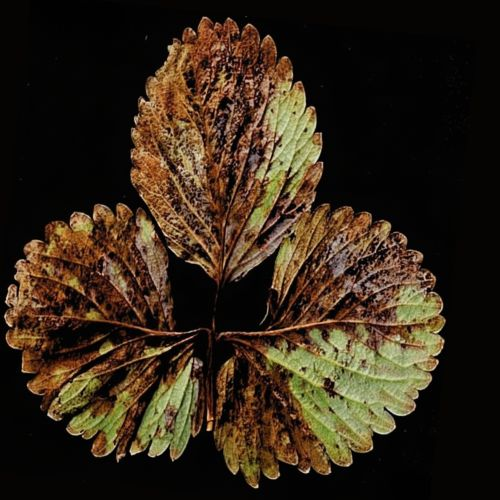
#> input picture 1.jpg, 500 x 500 px
$ python minireto2.py
#> lines starting #> are read from the running program, lines starting #| are printed output that depends on the picture
import cv2
import numpy as np
import matplotlib.pyplot as plt

# ----------------------------------
# FUNCIONES DE RUIDO
# ----------------------------------

# Ruido sal y pimienta
# [19 lines left out: functions agregar_ruido_sal_pimienta, agregar_ruido_gaussiano, not called in this run]

# ----------------------------------
# FILTROS
# ----------------------------------

# Filtro promediador simple
def filtro_promediador(imagen, ksize=3):
    kernel = np.ones((ksize, ksize), np.float32) / (ksize * ksize)
    return cv2.filter2D(imagen, -1, kernel)

# Filtro promediador pesado (más peso al centro)
# [6 lines left out: function filtro_promediador_pesado, not called in this run]

# Filtro gaussiano
def filtro_gaussiano(imagen, ksize=5, sigma=1):
    return cv2.GaussianBlur(imagen, (ksize, ksize), sigma)

# Filtro de mediana
def filtro_mediana(imagen, ksize=3):
    return cv2.medianBlur(imagen, ksize)

# Filtro de moda (ventana ksize x ksize)
# [13 lines left out: function filtro_moda, not called in this run]

# Filtro máximo
def filtro_maximo(imagen, ksize=3):
    kernel = np.ones((ksize, ksize), np.uint8)
    return cv2.dilate(imagen, kernel)

# Filtro mínimo
def filtro_minimo(imagen, ksize=3):
    kernel = np.ones((ksize, ksize), np.uint8)
    return cv2.erode(imagen, kernel)

# ----------------------------------
# FUNCIONES DE APOYO PARA MOSTRAR
# ----------------------------------

def mostrar_dos(im1, titulo1, im2, titulo2):
    plt.figure(figsize=(8, 4))
    plt.subplot(1, 2, 1)
    plt.imshow(im1, cmap='gray')
    plt.title(titulo1)
    plt.axis('off')

    plt.subplot(1, 2, 2)
    plt.imshow(im2, cmap='gray')
    plt.title(titulo2)
    plt.axis('off')

    plt.tight_layout()
    plt.show()

# ----------------------------------
# PROGRAMA PRINCIPAL CON MENÚ
# ----------------------------------

def main():
    # Variables globales de estado
    imagen_color = None
    imagen_gris = None

    imagen_ruido_gaussiano = None
    imagen_ruido_sal_pimienta = None

    img_prom = None
    img_prom_pesado = None
    img_gauss_filtro = None
    img_mediana = None
    img_moda = None
    img_max = None
    img_min = None

    while True:
        print("\n===== MENÚ DE PROCESAMIENTO DE IMÁGENES =====")
        print("1. Cargar imagen y convertir a escala de grises")
        print("2. Generar ruido gaussiano")
        print("3. Generar ruido sal y pimienta")
        print("4. Filtro promediador (antes y después)")
        print("5. Filtro promediador pesado (antes y después)")
        print("6. Filtro Gaussiano (antes y después sobre ruido gaussiano)")
        print("7. Filtro de mediana (antes y después)")
        print("8. Filtro Moda (antes y después)")
        print("9. Filtro máximo/mínimo (antes y después)")
        print("10. Mostrar collage completo")
        print("11. Cerrar")
        opcion = input("Selecciona una opción: ")
#> the answer given: 1

        # ------------------------------------------
        # 1. Cargar imagen y convertir a escala de grises
        # ------------------------------------------
        if opcion == '1':
            # Puedes cambiar '2.jpg' por el nombre de tu archivo
            ruta = '1.jpg'
            imagen_color = cv2.imread(ruta)
#> imagen_color is the input picture: shape (500, 500, 3); mean B, G, R 25.3, 40.2, 53.1
            if imagen_color is None:
                print("Error: no se pudo cargar la imagen. Verifica la ruta/nombre.")
                continue
            imagen_gris = cv2.cvtColor(imagen_color, cv2.COLOR_BGR2GRAY)
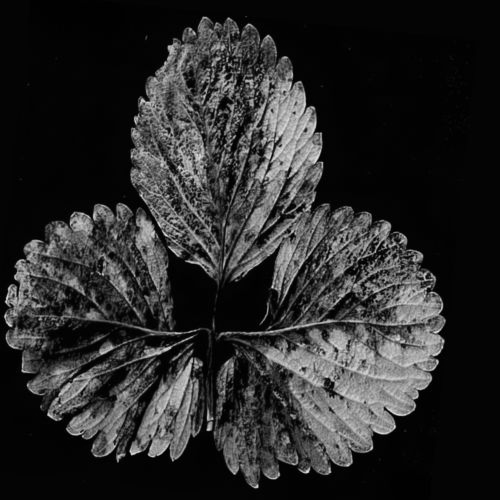
#> imagen_gris: shape (500, 500); min 0, max 228, mean 42.4
            mostrar_dos(imagen_color[:, :, ::-1], 'Imagen original (color)', imagen_gris, 'Imagen en escala de grises')
#> in mostrar_dos, `plt.show()`:
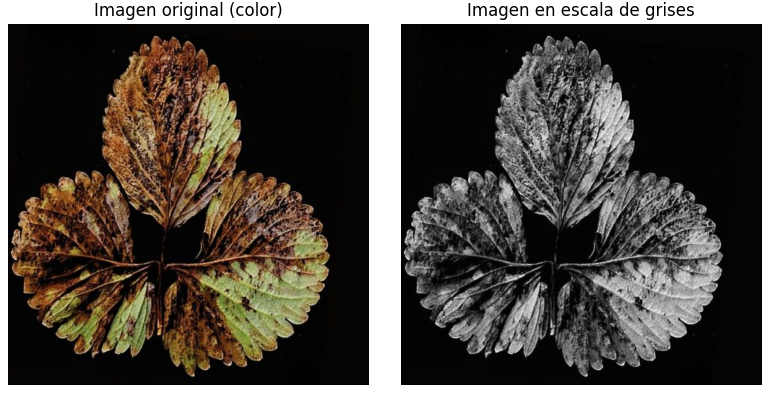
#> figure drawn by matplotlib, 2 panels

        # ------------------------------------------
        # 2. Generar ruido gaussiano
        # ------------------------------------------
        elif opcion == '2':
            if imagen_gris is None:
                print("Primero carga la imagen (opción 1).")
                continue
            imagen_ruido_gaussiano = agregar_ruido_gaussiano(imagen_gris, media=0, sigma=20)
            mostrar_dos(imagen_gris, 'Imagen en gris', imagen_ruido_gaussiano, 'Imagen con ruido gaussiano')

        # ------------------------------------------
        # 3. Generar ruido sal y pimienta
        # ------------------------------------------
        elif opcion == '3':
            if imagen_gris is None:
                print("Primero carga la imagen (opción 1).")
                continue
            imagen_ruido_sal_pimienta = agregar_ruido_sal_pimienta(imagen_gris, cantidad=0.02)
            mostrar_dos(imagen_gris, 'Imagen en gris', imagen_ruido_sal_pimienta, 'Imagen con ruido sal y pimienta')

        # ------------------------------------------
        # 4. Filtro promediador
        # ------------------------------------------
        elif opcion == '4':
            # Usamos la imagen con ruido sal y pimienta por defecto
            if imagen_ruido_sal_pimienta is None:
                print("Primero genera ruido sal y pimienta (opción 3).")
                continue
            img_prom = filtro_promediador(imagen_ruido_sal_pimienta, ksize=3)
            mostrar_dos(imagen_ruido_sal_pimienta, 'Antes (ruido sal y pimienta)', img_prom, 'Después (filtro promediador)')

        # ------------------------------------------
        # 5. Filtro promediador pesado
        # ------------------------------------------
        elif opcion == '5':
            if imagen_ruido_sal_pimienta is None:
                print("Primero genera ruido sal y pimienta (opción 3).")
                continue
            img_prom_pesado = filtro_promediador_pesado(imagen_ruido_sal_pimienta)
            mostrar_dos(imagen_ruido_sal_pimienta, 'Antes (ruido sal y pimienta)', img_prom_pesado, 'Después (promediador pesado)')

        # ------------------------------------------
        # 6. Filtro Gaussiano sobre ruido gaussiano
        # ------------------------------------------
        elif opcion == '6':
            if imagen_ruido_gaussiano is None:
                print("Primero genera ruido gaussiano (opción 2).")
                continue
            img_gauss_filtro = filtro_gaussiano(imagen_ruido_gaussiano, ksize=5, sigma=1)
            mostrar_dos(imagen_ruido_gaussiano, 'Antes (ruido gaussiano)', img_gauss_filtro, 'Después (filtro gaussiano)')

        # ------------------------------------------
        # 7. Filtro de mediana
        # ------------------------------------------
        elif opcion == '7':
            # Lo aplicamos a la imagen con ruido sal y pimienta (es donde más se nota)
            if imagen_ruido_sal_pimienta is None:
                print("Primero genera ruido sal y pimienta (opción 3).")
                continue
            img_mediana = filtro_mediana(imagen_ruido_sal_pimienta, ksize=3)
            mostrar_dos(imagen_ruido_sal_pimienta, 'Antes (ruido sal y pimienta)', img_mediana, 'Después (filtro mediana)')

        # ------------------------------------------
        # 8. Filtro Moda
        # ------------------------------------------
        elif opcion == '8':
            if imagen_ruido_sal_pimienta is None:
                print("Primero genera ruido sal y pimienta (opción 3).")
                continue
            print("Calculando filtro de moda (puede tardar un poco)...")
            img_moda = filtro_moda(imagen_ruido_sal_pimienta, ksize=3)
            mostrar_dos(imagen_ruido_sal_pimienta, 'Antes (ruido sal y pimienta)', img_moda, 'Después (filtro moda)')

        # ------------------------------------------
        # 9. Filtro máximo / mínimo
        # ------------------------------------------
        elif opcion == '9':
            # También los aplicamos sobre la imagen con ruido sal y pimienta
            if imagen_ruido_sal_pimienta is None:
                print("Primero genera ruido sal y pimienta (opción 3).")
                continue
            img_max = filtro_maximo(imagen_ruido_sal_pimienta, ksize=3)
            img_min = filtro_minimo(imagen_ruido_sal_pimienta, ksize=3)

            plt.figure(figsize=(12, 4))
            plt.subplot(1, 3, 1)
            plt.imshow(imagen_ruido_sal_pimienta, cmap='gray')
            plt.title('Antes (ruido sal y pimienta)')
            plt.axis('off')

            plt.subplot(1, 3, 2)
            plt.imshow(img_max, cmap='gray')
            plt.title('Después (filtro máximo)')
            plt.axis('off')

            plt.subplot(1, 3, 3)
            plt.imshow(img_min, cmap='gray')
            plt.title('Después (filtro mínimo)')
            plt.axis('off')

            plt.tight_layout()
            plt.show()

        # ------------------------------------------
        # 10. Collage
        # ------------------------------------------
        elif opcion == '10':
            if imagen_gris is None or imagen_color is None:
                print("Primero carga la imagen (opción 1).")
                continue

            # Lista de imágenes y títulos (solo se mostrarán las que existan)
            imagenes = []
            titulos = []

            imagenes.append(imagen_color[:, :, ::-1])  # BGR -> RGB
            titulos.append('Original (color)')

            imagenes.append(imagen_gris)
            titulos.append('Escala de grises')

            if imagen_ruido_gaussiano is not None:
                imagenes.append(imagen_ruido_gaussiano)
                titulos.append('Ruido gaussiano')

            if imagen_ruido_sal_pimienta is not None:
                imagenes.append(imagen_ruido_sal_pimienta)
                titulos.append('Ruido sal y pimienta')

            if img_prom is not None:
                imagenes.append(img_prom)
                titulos.append('Filtro promediador')

            if img_prom_pesado is not None:
                imagenes.append(img_prom_pesado)
                titulos.append('Promediador pesado')

            if img_gauss_filtro is not None:
                imagenes.append(img_gauss_filtro)
                titulos.append('Filtro gaussiano')

            if img_mediana is not None:
                imagenes.append(img_mediana)
                titulos.append('Filtro mediana')

            if img_moda is not None:
                imagenes.append(img_moda)
                titulos.append('Filtro moda')

            if img_max is not None:
                imagenes.append(img_max)
                titulos.append('Filtro máximo')

            if img_min is not None:
                imagenes.append(img_min)
                titulos.append('Filtro mínimo')

            n = len(imagenes)
            if n == 0:
                print("No hay imágenes suficientes para el collage.")
                continue

            # Definimos tamaño aproximado de rejilla
            columnas = 4
            filas = int(np.ceil(n / columnas))

            plt.figure(figsize=(4 * columnas, 3 * filas))
            for idx, (im, titulo) in enumerate(zip(imagenes, titulos), start=1):
                plt.subplot(filas, columnas, idx)
                if im.ndim == 2:
                    plt.imshow(im, cmap='gray')
                else:
                    plt.imshow(im)
                plt.title(titulo)
                plt.axis('off')

            plt.tight_layout()
            plt.show()

        # ------------------------------------------
        # 11. Cerrar
        # ------------------------------------------
        elif opcion == '11':
            print("Cerrando programa...")
            break

        else:
            print("Opción no válida, intenta de nuevo.")

if __name__ == '__main__':
    main()
#> the answer given: 1
#> the answer given: 1
#> the answer given: 1
#> the answer given: 1
#> the answer given: 1
#> (the run stopped early here; a loop or call above may not have finished)

$ run again, with 2.jpg copied over 1.jpg
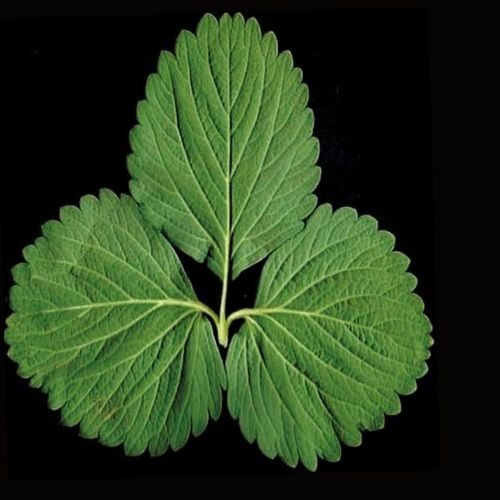
#> input picture 2.jpg, 500 x 500 px
#> in main, imagen_color is the input picture: shape (500, 500, 3); mean B, G, R 28.8, 61.1, 40.4
#> in main, `imagen_gris = cv2.cvtColor(imagen_color, cv2.COLOR_BGR2GRAY)`:
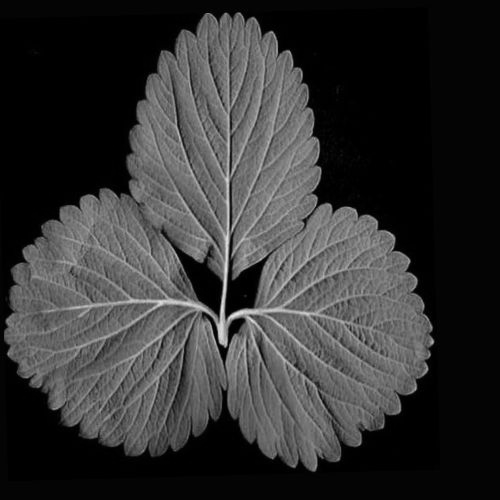
#> imagen_gris: shape (500, 500); min 0, max 230, mean 51.2
#> in mostrar_dos, `plt.show()`:
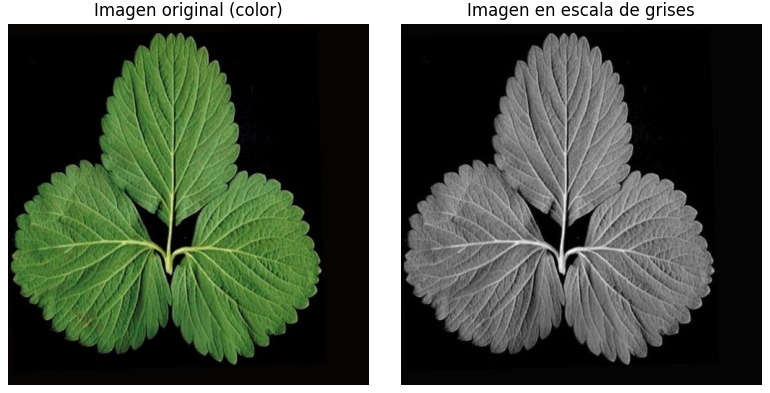
#> figure drawn by matplotlib, 2 panels

$ run again, with bin_enferma.jpeg copied over 1.jpg
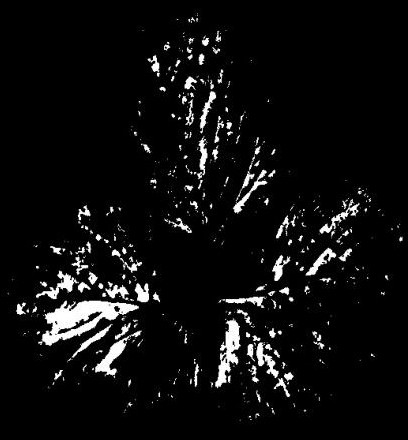
#> input picture bin_enferma.jpeg, 408 x 440 px
#> in main, imagen_color is the input picture: shape (440, 408, 3); min 0, max 255, mean 14.8
#> in mostrar_dos, `plt.show()`:
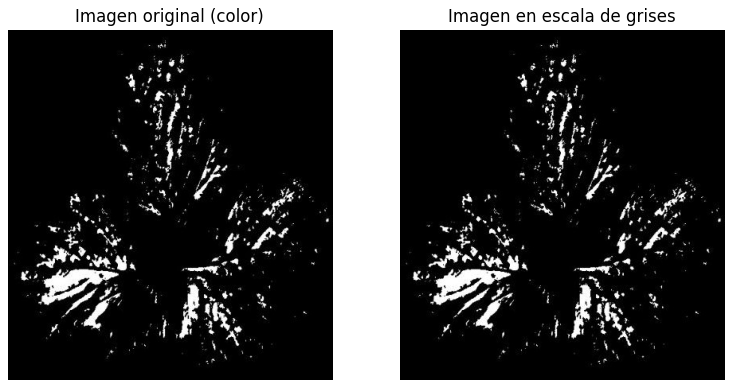
#> figure drawn by matplotlib, 2 panels
